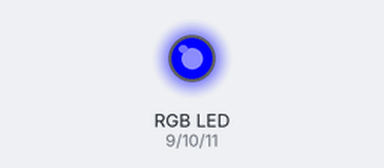
Recording of a sketch running on a simulated Arduino Uno, built with avr-gcc and run on an emulated ATmega328P. Shown: an RGB LED mixed from three pins (HIGH = lit).

Above: at 5.0 s.
At 15.0 s:
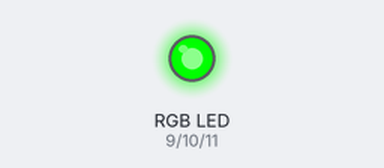
At 25.0 s:
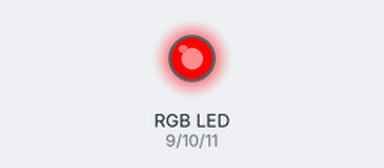
Timing chart, 0 to 39.0 s (numbered marks = the images above):
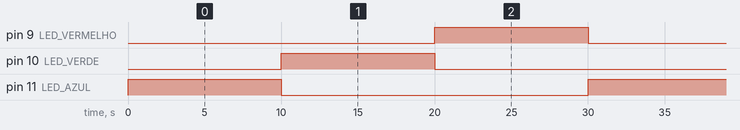

The sketch:

relogio-rgb.ino
```cpp
// ==========================================================
// RELÓGIO VISUAL POR CORES
// Arduino Uno R3 + LED RGB
// ==========================================================

// Define o pino conectado à cor vermelha do LED RGB
const int LED_VERMELHO = 9;

// Define o pino conectado à cor verde do LED RGB
const int LED_VERDE = 10;

// Define o pino conectado à cor azul do LED RGB
const int LED_AZUL = 11;


// ----------------------------------------------------------
// CONFIGURAÇÃO DOS TEMPOS
// ----------------------------------------------------------

// Define quanto tempo cada período irá durar.
// O valor é dado em milissegundos.

// 10 segundos = 10000 milissegundos
const unsigned long TEMPO_MANHA = 10000;

// 10 segundos = 10000 milissegundos
const unsigned long TEMPO_TARDE = 10000;

// 10 segundos = 10000 milissegundos
const unsigned long TEMPO_NOITE = 10000;


// Soma todos os períodos para formar um ciclo completo
const unsigned long TEMPO_CICLO =
  TEMPO_MANHA + TEMPO_TARDE + TEMPO_NOITE;


// ----------------------------------------------------------
// VARIÁVEL PARA CONTROLAR O TEMPO
// ----------------------------------------------------------

// Guarda o momento em que o ciclo começou
unsigned long inicioCiclo = 0;


// ==========================================================
// FUNÇÃO SETUP
// Executada apenas uma vez quando o Arduino é ligado
// ==========================================================

void setup() {

  // Define o pino vermelho como saída
  pinMode(LED_VERMELHO, OUTPUT);

  // Define o pino verde como saída
  pinMode(LED_VERDE, OUTPUT);

  // Define o pino azul como saída
  pinMode(LED_AZUL, OUTPUT);

  // Garante que o LED comece apagado
  apagarLED();

  // Guarda o tempo inicial do Arduino
  inicioCiclo = millis();
}


// ==========================================================
// FUNÇÃO LOOP
// Executada continuamente pelo Arduino
// ==========================================================

void loop() {

  // Obtém o tempo atual desde que o Arduino foi ligado
  unsigned long tempoAtual = millis();

  // Calcula quanto tempo passou desde o início do ciclo
  unsigned long tempoDecorrido =
    tempoAtual - inicioCiclo;


  // --------------------------------------------------------
  // VERIFICA SE ESTAMOS NO PERÍODO DA MANHÃ
  // --------------------------------------------------------

  if (tempoDecorrido < TEMPO_MANHA) {

    // Acende o LED na cor azul
    mostrarAzul();
  }


  // --------------------------------------------------------
  // VERIFICA SE ESTAMOS NO PERÍODO DA TARDE
  // --------------------------------------------------------

  else if (tempoDecorrido <
           TEMPO_MANHA + TEMPO_TARDE) {

    // Acende o LED na cor verde
    mostrarVerde();
  }


  // --------------------------------------------------------
  // CASO CONTRÁRIO, É O PERÍODO DA NOITE
  // --------------------------------------------------------

  else {

    // Acende o LED na cor vermelha
    mostrarVermelho();
  }


  // --------------------------------------------------------
  // VERIFICA SE O CICLO TERMINOU
  // --------------------------------------------------------

  if (tempoDecorrido >= TEMPO_CICLO) {

    // Reinicia o contador do ciclo
    inicioCiclo = tempoAtual;
  }
}


// ==========================================================
// FUNÇÃO PARA MOSTRAR A COR AZUL
// Representa a MANHÃ
// ==========================================================

void mostrarAzul() {

  // Vermelho desligado
  digitalWrite(LED_VERMELHO, LOW);

  // Verde desligado
  digitalWrite(LED_VERDE, LOW);

  // Azul ligado
  digitalWrite(LED_AZUL, HIGH);
}


// ==========================================================
// FUNÇÃO PARA MOSTRAR A COR VERDE
// Representa a TARDE
// ==========================================================

void mostrarVerde() {

  // Vermelho desligado
  digitalWrite(LED_VERMELHO, LOW);

  // Verde ligado
  digitalWrite(LED_VERDE, HIGH);

  // Azul desligado
  digitalWrite(LED_AZUL, LOW);
}


// ==========================================================
// FUNÇÃO PARA MOSTRAR A COR VERMELHA
// Representa a NOITE
// ==========================================================

void mostrarVermelho() {

  // Vermelho ligado
  digitalWrite(LED_VERMELHO, HIGH);

  // Verde desligado
  digitalWrite(LED_VERDE, LOW);

  // Azul desligado
  digitalWrite(LED_AZUL, LOW);
}


// ==========================================================
// FUNÇÃO PARA APAGAR O LED
// ==========================================================

void apagarLED() {

  // Desliga o vermelho
  digitalWrite(LED_VERMELHO, LOW);

  // Desliga o verde
  digitalWrite(LED_VERDE, LOW);

  // Desliga o azul
  digitalWrite(LED_AZUL, LOW);
}
```

Measured:
- by itself, pin 9 (LED_VERMELHO), pin 10 (LED_VERDE), pin 11 (LED_AZUL): alternates HIGH for 10.0 s and LOW for 20.0 s
- by itself, everything shown: repeats every 30.0 s, in 3 steps
